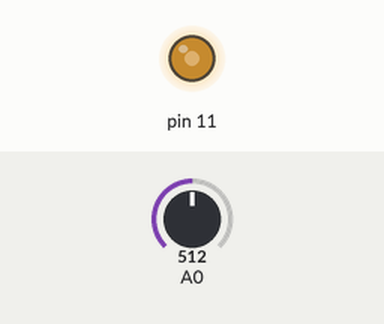
This sketch was run on a simulated Arduino Uno, built with avr-gcc and run on an emulated ATmega328P. Shown: output pins drawn as LEDs (lit = HIGH). The inputs (shaded band) are chosen by the test bench; at power-on: A0 = 512.

Above: at 1.2 s.
1.3 s: A0 set to 716
At 2.5 s:
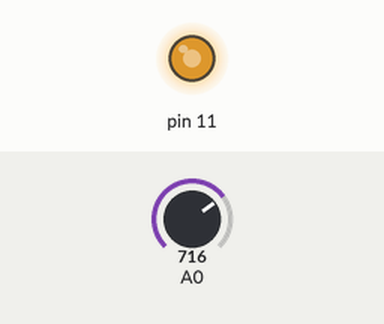
2.8 s: A0 set to 900
At 3.9 s:
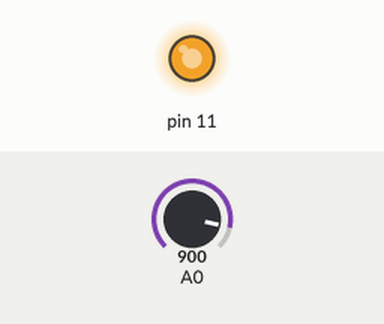
4.3 s: A0 set to 122
At 5.0 s:
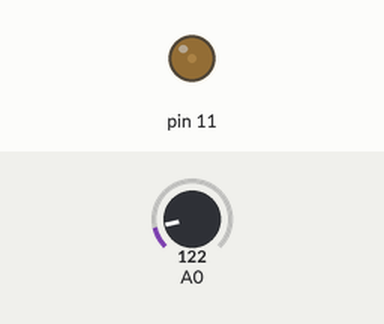
5.8 s: A0 set to 0
At 6.2 s:
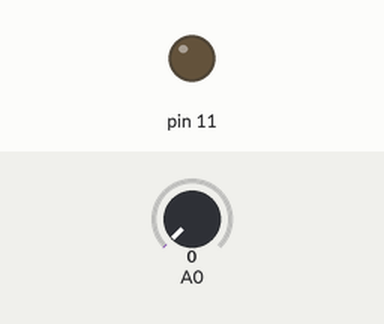
Timing chart, 0 to 8.3 s (numbered marks = the images above; inputs shaded):
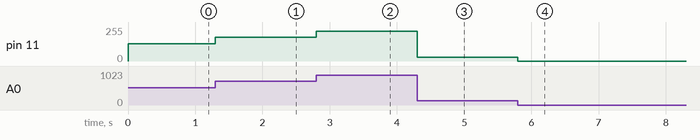

The sketch:

03_sensorOut_Pin11.ino
```cpp
#define cbi(sfr, bit) (_SFR_BYTE(sfr) &= ~_BV(bit))
#define sbi(sfr, bit) (_SFR_BYTE(sfr) |= _BV(bit))
void setup() {

 // Timer2 PWM を高速にする
  cbi (TCCR2A, COM2A0);
  sbi (TCCR2A, COM2A1);
  sbi (TCCR2A, WGM20);
  sbi (TCCR2A, WGM21);
  cbi (TCCR2B, WGM22);
  sbi (TCCR2B, CS20);
  cbi (TCCR2B, CS21);
  cbi (TCCR2B, CS22);
  sbi(DDRB,3);
}

void loop() {
   OCR2A = analogRead(0) >> 2;
}
```

Measured:
- after the input at 1.3 s, pin 11: 128/255 → 179/255 at once
- after the input at 2.8 s, pin 11: 179/255 → 225/255 at once
- after the input at 4.3 s, pin 11: 225/255 → 30/255 at once
- after the input at 5.8 s, pin 11: 30/255 → 0/255 at once
